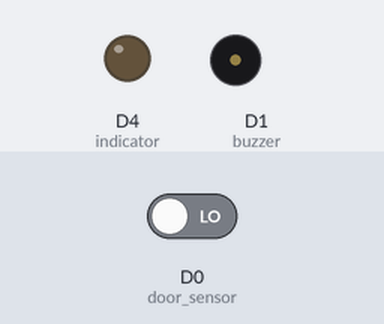
A sketch run on a simulated Particle Photon. Shown: output pins drawn as LEDs (lit = HIGH), buzzer (waves = sounding, pin HIGH). The inputs (shaded band) are chosen by the test bench; at power-on: D0 (door_sensor) LOW.

Above: at 1.2 s.
1.3 s: D0 (door_sensor) driven HIGH
At 2.1 s:
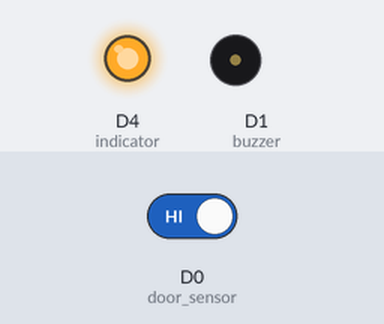
2.8 s: D0 (door_sensor) driven LOW
At 3.3 s:
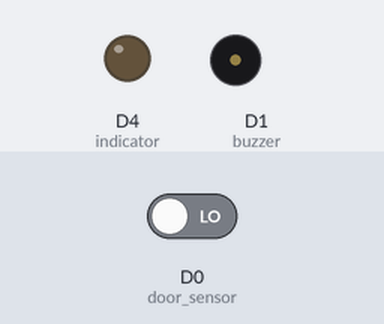
Timing chart, 0 to 5.8 s (numbered marks = the images above; inputs shaded):
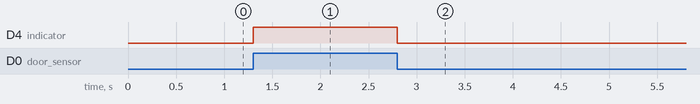

Measured:
- after the input at 1.3 s, D4 (indicator): LOW → HIGH at once
- after the input at 2.8 s, D4 (indicator): HIGH → LOW at once

The sketch:

bathroom.ino
```cpp
int door_sensor = D0;
int buzzer = D1;
int sound_buzzer = 0;
int indicator = D4;
int door_reading = 0;
int new_door_reading;
byte api[] = {192, 168, 0, 2};

int buzzer_on(String blah);
int buzzer_off(String blah);

TCPClient client;

void setup() {
  Serial.begin(9600);

  pinMode(door_sensor, INPUT_PULLDOWN);
  pinMode(indicator, OUTPUT);
  pinMode(buzzer, OUTPUT);

  digitalWrite(indicator, LOW);
  digitalWrite(buzzer, LOW);

  Spark.function("buzzer_on", buzzer_on);
  Spark.function("buzzer_off", buzzer_off);
}


void loop() {
  new_door_reading = digitalRead(door_sensor);
  if (door_reading != new_door_reading) {
    door_reading = new_door_reading;
    digitalWrite(indicator, door_reading);
    if (door_reading == HIGH) {
      send_event("door-closed");
    } else {
      send_event("door-opened");
    }
  }

  if (sound_buzzer == 1) {
    digitalWrite(buzzer, HIGH);
  } else {
    digitalWrite(buzzer, LOW);
  }
}

int buzzer_on(String blah) {
  sound_buzzer = 1;
  return 1;
}

int buzzer_off(String blah) {
  sound_buzzer = 0;
  return 1;
}

void send_event(String event) {
  Spark.publish(event, NULL, 60, PRIVATE);
}
```
